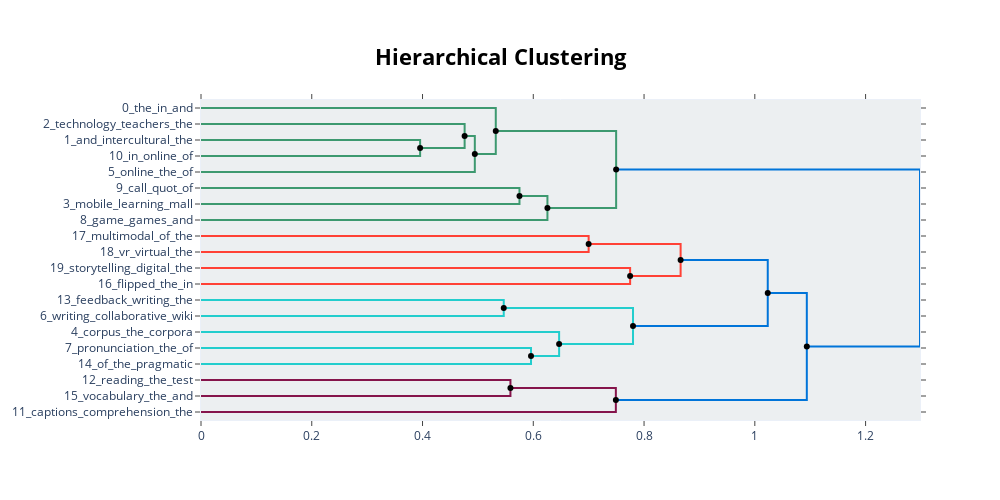

Notebook code for this chart:
### Code cell
hierarchical_topics = model.hierarchical_topics(docs)
model.visualize_hierarchy(hierarchical_topics=hierarchical_topics)

### Figure 1 — Plotly figure (JSON) as saved in the notebook; plotly's stock layout.template omitted (floating-point values rounded to 4 significant figures)
{"data": [{"hoverinfo": "text", "marker": {"color": "rgb(61,153,112)"}, "mode": "lines", "text": ["vocabulary_the_and_of_to", "", "", "reading_the_test_of_comprehension"], "type": "scatter", "x": [0, 0.3957, 0.3957, 0], "xaxis": "x", "y": [-25, -25, -35, -35], "yaxis": "y"}, {"hoverinfo": "text", "marker": {"color": "rgb(61,153,112)"}, "mode": "lines", "text": ["captions_comprehension_the_captioning_caption", "", "", "reading_the_and_of_test"], "type": "scatter", "x": [0, 0.476, 0.476, 0.3957], "xaxis": "x", "y": [-15, -15, -30, -30], "yaxis": "y"}, {"hoverinfo": "text", "marker": {"color": "rgb(61,153,112)"}, "mode": "lines", "text": ["writing_collaborative_wiki_the_and", "", "", "feedback_writing_the_to_of"], "type": "scatter", "x": [0.476, 0.4944, 0.4944, 0], "xaxis": "x", "y": [-22.5, -22.5, -45, -45], "yaxis": "y"}, {"hoverinfo": "text", "marker": {"color": "rgb(61,153,112)"}, "mode": "lines", "text": ["storytelling_digital_the_and_in", "", "", "writing_feedback_the_to_of"], "type": "scatter", "x": [0, 0.5323, 0.5323, 0.4944], "xaxis": "x", "y": [-5, -5, -33.75, -33.75], "yaxis": "y"}, {"hoverinfo": "text", "marker": {"color": "rgb(61,153,112)"}, "mode": "lines", "text": ["of_the_pragmatic_and_in", "", "", "pronunciation_the_of_to_and"], "type": "scatter", "x": [0, 0.575, 0.575, 0], "xaxis": "x", "y": [-55, -55, -65, -65], "yaxis": "y"}, {"hoverinfo": "text", "marker": {"color": "rgb(61,153,112)"}, "mode": "lines", "text": ["in_online_of_and_to", "", "", "and_intercultural_the_of_telecollaboration"], "type": "scatter", "x": [0.575, 0.6255, 0.6255, 0], "xaxis": "x", "y": [-60, -60, -75, -75], "yaxis": "y"}, {"hoverinfo": "text", "marker": {"color": "rgb(61,153,112)"}, "mode": "lines", "text": ["and_the_of_in_to", "", "", "the_in_and_of_task"], "type": "scatter", "x": [0.5323, 0.7496, 0.7496, 0.6255], "xaxis": "x", "y": [-19.38, -19.38, -67.5, -67.5], "yaxis": "y"}, {"hoverinfo": "text", "marker": {"color": "rgb(255,65,54)"}, "mode": "lines", "text": ["technology_teachers_the_and_of", "", "", "the_and_in_of_to"], "type": "scatter", "x": [0, 0.6999, 0.6999, 0], "xaxis": "x", "y": [-85, -85, -95, -95], "yaxis": "y"}, {"hoverinfo": "text", "marker": {"color": "rgb(255,65,54)"}, "mode": "lines", "text": ["the_and_of_in_to", "", "", "online_the_of_blended_learning"], "type": "scatter", "x": [0, 0.7748, 0.7748, 0], "xaxis": "x", "y": [-105, -105, -115, -115], "yaxis": "y"}, {"hoverinfo": "text", "marker": {"color": "rgb(255,65,54)"}, "mode": "lines", "text": ["mobile_learning_mall_the_of", "", "", "the_and_of_in_to"], "type": "scatter", "x": [0.6999, 0.866, 0.866, 0.7748], "xaxis": "x", "y": [-90, -90, -110, -110], "yaxis": "y"}, {"hoverinfo": "text", "marker": {"color": "rgb(35,205,205)"}, "mode": "lines", "text": ["the_and_of_in_to", "", "", "call_quot_of_the_language"], "type": "scatter", "x": [0, 0.5466, 0.5466, 0], "xaxis": "x", "y": [-125, -125, -135, -135], "yaxis": "y"}, {"hoverinfo": "text", "marker": {"color": "rgb(35,205,205)"}, "mode": "lines", "text": ["corpus_the_corpora_of_ddl", "", "", "the_and_of_in_to"], "type": "scatter", "x": [0, 0.5959, 0.5959, 0], "xaxis": "x", "y": [-155, -155, -165, -165], "yaxis": "y"}, {"hoverinfo": "text", "marker": {"color": "rgb(35,205,205)"}, "mode": "lines", "text": ["the_of_and_in_to", "", "", "game_games_and_the_learning"], "type": "scatter", "x": [0, 0.6466, 0.6466, 0.5959], "xaxis": "x", "y": [-145, -145, -160, -160], "yaxis": "y"}, {"hoverinfo": "text", "marker": {"color": "rgb(35,205,205)"}, "mode": "lines", "text": ["of_the_pronunciation_to_and", "", "", "the_and_of_in_to"], "type": "scatter", "x": [0.5466, 0.7801, 0.7801, 0.6466], "xaxis": "x", "y": [-130, -130, -152.5, -152.5], "yaxis": "y"}, {"hoverinfo": "text", "marker": {"color": "rgb(0,116,217)"}, "mode": "lines", "text": ["flipped_the_in_classroom_and", "", "", "the_of_and_in_to"], "type": "scatter", "x": [0.866, 1.023, 1.023, 0.7801], "xaxis": "x", "y": [-100, -100, -141.2, -141.2], "yaxis": "y"}, {"hoverinfo": "text", "marker": {"color": "rgb(133,20,75)"}, "mode": "lines", "text": ["vr_virtual_the_learning_of", "", "", "multimodal_of_the_videoconferencing_and"], "type": "scatter", "x": [0, 0.5587, 0.5587, 0], "xaxis": "x", "y": [-175, -175, -185, -185], "yaxis": "y"}, {"hoverinfo": "text", "marker": {"color": "rgb(133,20,75)"}, "mode": "lines", "text": ["the_of_and_in_to", "", "", "the_of_multimodal_and_vr"], "type": "scatter", "x": [0.5587, 0.7491, 0.7491, 0], "xaxis": "x", "y": [-180, -180, -195, -195], "yaxis": "y"}, {"hoverinfo": "text", "marker": {"color": "rgb(0,116,217)"}, "mode": "lines", "text": ["writing_the_feedback_and_in", "", "", "the_of_and_in_to"], "type": "scatter", "x": [1.023, 1.094, 1.094, 0.7491], "xaxis": "x", "y": [-120.6, -120.6, -187.5, -187.5], "yaxis": "y"}, {"hoverinfo": "text", "marker": {"color": "rgb(0,116,217)"}, "mode": "lines", "text": ["reading_the_comprehension_of_and", "", "", "the_of_and_in_to"], "type": "scatter", "x": [0.7496, 1.298, 1.298, 1.094], "xaxis": "x", "y": [-43.44, -43.44, -154.1, -154.1], "yaxis": "y"}, {"hoverinfo": "text", "hovertext": ["writing_collaborative_wiki_the_and", "in_online_of_and_to", "and_the_of_in_to", "mobile_learning_mall_the_of", "of_the_pronunciation_to_and", "flipped_the_in_classroom_and", "the_of_and_in_to", "writing_the_feedback_and_in", "reading_the_comprehension_of_and"], "marker": {"color": "black"}, "mode": "markers", "showlegend": false, "type": "scatter", "x": [0.476, 0.575, 0.5323, 0.6999, 0.5466, 0.866, 0.5587, 1.023, 0.7496], "y": [-22.5, -60, -19.38, -90, -130, -100, -180, -120.6, -43.44]}, {"hoverinfo": "text", "hovertext": ["reading_the_and_of_test", "writing_feedback_the_to_of", "the_in_and_of_task", "the_and_of_in_to", "game_games_and_the_learning", "the_and_of_in_to", "the_of_and_in_to", "the_of_and_in_to", "the_of_and_in_to"], "marker": {"color": "black"}, "mode": "markers", "showlegend": false, "type": "scatter", "x": [0.3957, 0.4944, 0.6255, 0.7748, 0.5959, 0.6466, 0.7801, 0.7491, 1.094], "y": [-30, -33.75, -67.5, -110, -160, -152.5, -141.2, -187.5, -154.1]}], "layout": {"autosize": false, "height": 500, "hoverlabel": {"bgcolor": "white", "font": {"family": "Rockwell", "size": 16}}, "hovermode": "closest", "plot_bgcolor": "#ECEFF1", "showlegend": false, "title": {"font": {"color": "Black", "size": 22}, "text": "<b>Hierarchical Clustering</b>", "x": 0.5, "xanchor": "center", "yanchor": "top"}, "width": 1000, "xaxis": {"mirror": "allticks", "rangemode": "tozero", "showgrid": false, "showline": true, "showticklabels": true, "ticks": "outside", "type": "linear", "zeroline": false}, "yaxis": {"mirror": "allticks", "range": [-200, 0], "rangemode": "tozero", "showgrid": false, "showline": true, "showticklabels": true, "tickmode": "array", "ticks": "outside", "ticktext": ["0_the_in_and", "2_technology_teachers_the", "1_and_intercultural_the", "10_in_online_of", "5_online_the_of", "9_call_quot_of", "3_mobile_learning_mall", "8_game_games_and", "17_multimodal_of_the", "18_vr_virtual_the", "19_storytelling_digital_the", "16_flipped_the_in", "13_feedback_writing_the", "6_writing_collaborative_wiki", "4_corpus_the_corpora", "7_pronunciation_the_of", "14_of_the_pragmatic", "12_reading_the_test", "15_vocabulary_the_and", "11_captions_comprehension_the"], "tickvals": [-5, -15, -25, -35, -45, -55, -65, -75, -85, -95, -105, -115, -125, -135, -145, -155, -165, -175, -185, -195], "type": "linear", "zeroline": false}}}
